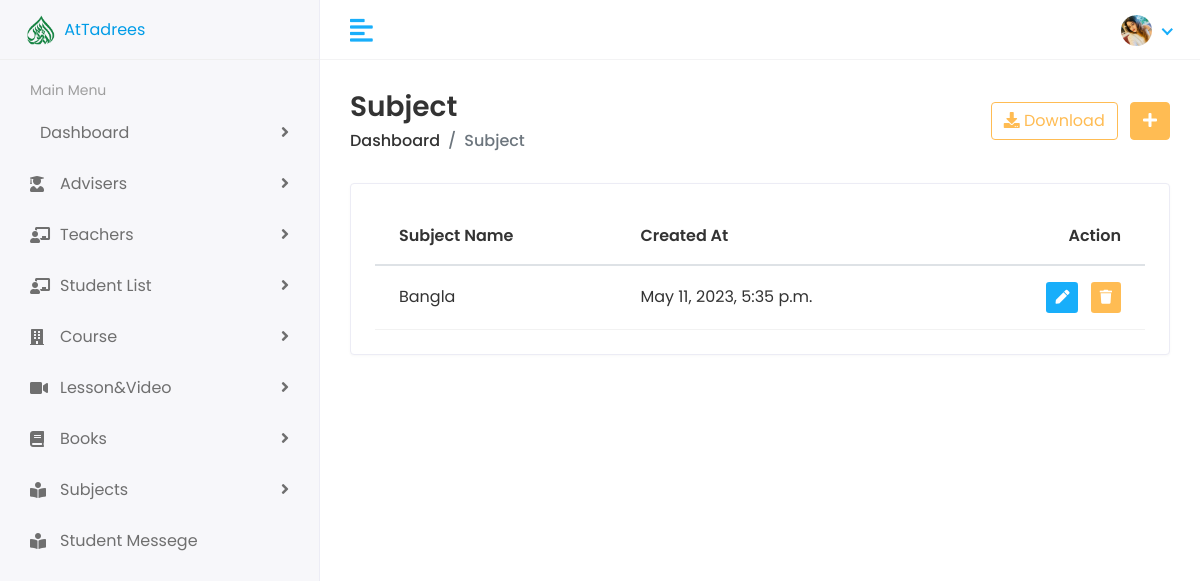
/view-subject/ (signed in), run on an earlier commit of the app's database.
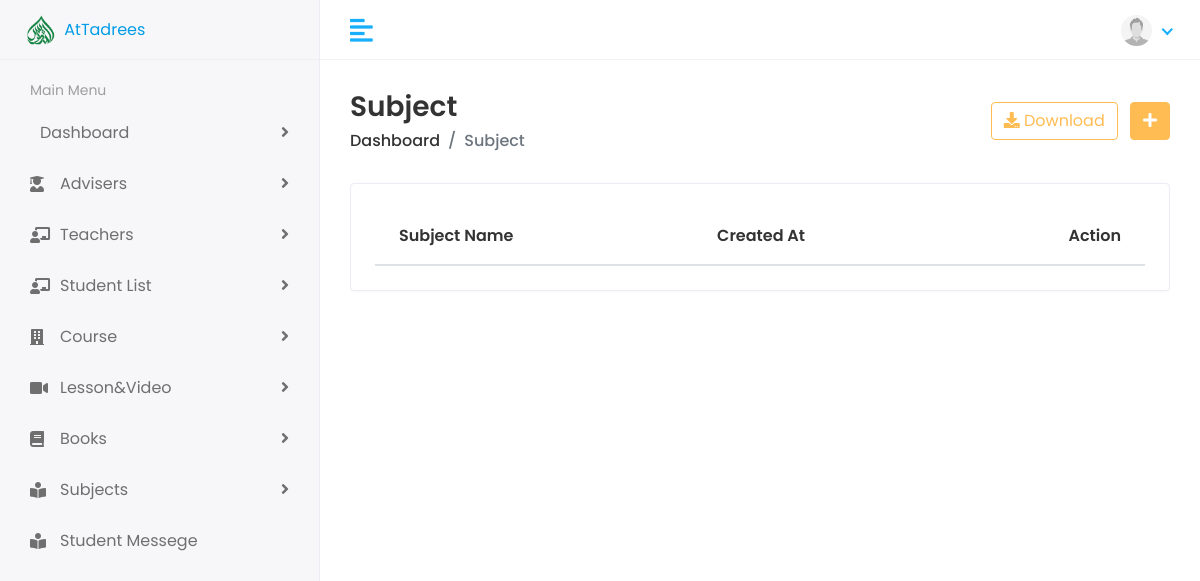
And on a later commit of the database.
### Accounts/models.py (models this page shows, shortened)
class User(AbstractBaseUser, PermissionsMixin):
    email         = models.EmailField(unique=True, null=False)
    password      = models.CharField(max_length=120)
    first_name    = models.CharField(max_length=165, null=True, blank=True)
    last_name      = models.CharField(max_length=165, null=True, blank=True)
    profile_pic   = models.ImageField(upload_to='profile_pic', null=True, blank=True)
    user_rol = (
        ('admin','Admin'),
        ('teacher','Teacher'),
        ('student','Student'),
    )
    user_type = models.CharField(
        max_length=20,
        choices=user_rol,
        )
    is_staff = models.BooleanField(
        gettext_lazy("staff status"),
        default=False,
        help_text = gettext_lazy("Designet whether this user can Login this site")
    )
    is_active = models.BooleanField(
        gettext_lazy("Active"),
        default=True,
        help_text = gettext_lazy("designates Whether this user should be creates as active. unselect this instad of deleting accounts")
    )
    USERNAME_FIELD = 'email'
    objects = MyUserManager()

### HOD_Dashbord/models.py (models this page shows, shortened)
class Subject(models.Model):
    subject_name = models.CharField(max_length=120)
    create_at = models.DateTimeField(auto_now_add=True)
    updated_at = models.DateTimeField(auto_now=True)

### HOD_Dashbord/views.py (the view)
# urls.py: path('view-subject/', views.View_subject, name='view_subject'),
@login_required()
def View_subject(request):
    user = request.user
    if user.user_type == 'admin' or user.user_type == 'teacher':
        subjects = Subject.objects.all()
        context = {
            'subjects':subjects
        }
        return render(request, 'Dashbord/view_subject.html', context)
    return redirect('error')

### templates/Dashbord/view_subject.html (shortened to what this page needs)
{% extends "Dashbord/base.html" %}
{% load static %}
{% block body %}
<div class="page-wrapper">
    <div class="content container-fluid">
        <div class="page-header">
            <div class="row align-items-center">
                <div class="col">
                    <h3 class="page-title">Subject</h3>
                    <ul class="breadcrumb">
                        <li class="breadcrumb-item"><a
                                href="{% url 'hod:hod_dashbord' %}">Dashboard</a></li>
                        <li class="breadcrumb-item active">Subject</li>
                    </ul>
                </div>
                <div class="col-auto text-right float-right
                    ml-auto">
                    <a href="#" class="btn btn-outline-primary
                        mr-2"><i class="fas fa-download"></i>
                        Download</a>
                    <a href="add-teacher.html" class="btn
                        btn-primary"><i class="fas fa-plus"></i></a>
                </div>
            </div>
        </div>
        <div class="row">
            <div class="col-sm-12">
                <div class="card card-table">
                    <div class="card-body">
                        <div class="table-responsive">
                            <table class="table table-hover
                                table-center mb-0 datatable">
                                <thead>
                                    <tr>
                                        <th>Subject Name</th>
                                        <th>Created At</th>
                                        <th class="text-right">Action</th>
                                    </tr>
                                </thead>
                                <tbody>
                                    {% for i in subjects %}
                                    <tr>
                                        <td>{{i.subject_name}}</td>
                                        <td>{{i.create_at}}</td>
                                        <td class="text-right">
                                            <div class="actions">
                                                <a
                                                    href="{% url 'hod:edit_subject' id=i.id %}"
                                                    class="btn
                                                    btn-sm
                                                    bg-success-light
                                                    mr-2">
                                                    <i class="fas
                                                        fa-pen"></i>
                                                </a>
                                                <a href="{% url 'hod:delete_subject' id=i.id %}"
                                                    class="btn
                                                    btn-sm
                                                    bg-danger-light">
                                                    <i class="fas
                                                        fa-trash"></i>
                                                </a>
                                            </div>
                                        </td>
                                    </tr>
                                    {% endfor %}
                                </tbody>
                            </table>
                        </div>
                    </div>
                </div>
            </div>
        </div>
    </div>
</div>
{% endblock body %}

### templates/Dashbord/header.html (shortened to what this page needs)
{% load static %}
<div class="header">
    <div class="header-left">
       <a href="{% url 'index' %}" class="logo">
       <img src="{% static 'assets/img/avatars/AtTadrees.png' %}" alt="Logo" width="50" height="50">
       AtTadrees</a>
    </div>
    <a href="javascript:void(0);" id="toggle_btn">
    <i class="fas fa-align-left"></i>
    </a>
    <ul class="nav user-menu">
       <li class="nav-item dropdown has-arrow">
          <a href="#" class="dropdown-toggle nav-link" data-toggle="dropdown">
          <span class="user-img">
            {% if user.profile_pic %}
            <img src="\media\{{user.profile_pic}}" alt="User Image" width="31" class="avatar-img
            rounded-circle">
            {% else %}
            <img src="{% static 'demo_profile.jpg' %}" alt="User Image" width="31" class="avatar-img rounded-circle">
            {% endif %}</span>
          </a>
       </li>
    </ul>
 </div>

What changed in the data, as far as the page shows it:
no longer on this page (row edited): User: profile_pic (picture)
removed Subject: subject_name "Bangla", create_at "May 11, 2023, 5:35 p.m."
